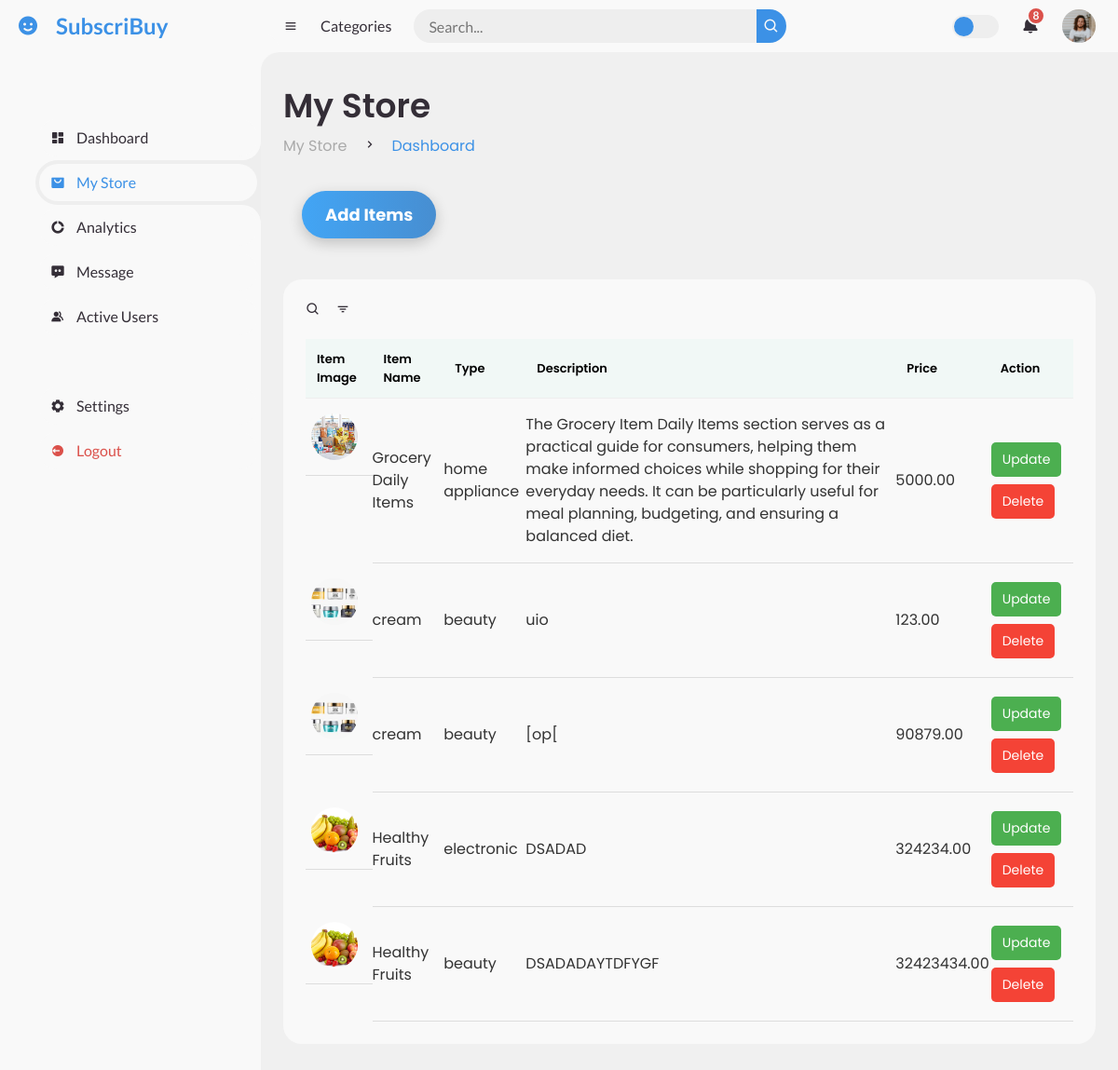
/admin/myStore.php, run on the app's committed database.
### tables this page shows
CREATE TABLE `items` (
  `n_id` int(11) NOT NULL,
  `name` varchar(255) NOT NULL,
  `type` varchar(255) NOT NULL,
  `description` text NOT NULL,
  `price` decimal(10,2) NOT NULL,
  `image` varchar(255) NOT NULL
);

### admin/fetch_items.php (the view, shortened to what this page needs)
<?php
include '../dbase.php';
$sql = "SELECT * FROM items";
$result = $conn->query($sql);
if ($result->num_rows > 0) {
    while ($row = $result->fetch_assoc()) {
        echo "<tr>";
        echo "<td><img src='" . htmlspecialchars($row['image']) . "' alt='Item Image' style='width: 50px; height: 50px;'></td>";
        echo "<td>" . htmlspecialchars($row['name']) . "</td>";
        echo "<td>" . htmlspecialchars($row['type']) . "</td>";
        echo "<td>" . htmlspecialchars($row['description']) . "</td>";
        echo "<td>" . htmlspecialchars($row['price']) . "</td>";
        echo "<td>
                <button class='update-btn' data-id='" . htmlspecialchars($row['n_id']) . "' style='
                    padding: 8px 12px;
                    font-size: 14px;
                    color: #fff;
                    background-color: #4CAF50;
                    border: none;
                    border-radius: 5px;
                    cursor: pointer;
                    transition: background-color 0.3s ease;
                    margin: 4px 2px;'
                    onmouseover=\"this.style.backgroundColor='#45a049';\"
                    onmouseout=\"this.style.backgroundColor='#4CAF50';\">Update</button>
                <button class='delete-btn' data-id='" . htmlspecialchars($row['n_id']) . "' style='
                    padding: 8px 12px;
                    font-size: 14px;
                    color: #fff;
                    background-color: #f44336;
                    border: none;
                    border-radius: 5px;
                    cursor: pointer;
                    transition: background-color 0.3s ease;
                    margin: 4px 2px;'
                    onmouseover=\"this.style.backgroundColor='#d32f2f';\"
                    onmouseout=\"this.style.backgroundColor='#f44336';\">Delete</button>
              </td>";
        echo "</tr>";
    }
} else {
    echo "<tr><td colspan='6'>No items found.</td></tr>";
}
?>

### admin/admin-header.php (shortened to what this page needs)
<?php
$activePage = isset($activePage) ? $activePage : '';
?>
<!DOCTYPE html>
<html lang="en">
<head>
	<link href='https://unpkg.com/boxicons@2.0.9/css/boxicons.min.css' rel='stylesheet'>
	<link href="https://cdn.jsdelivr.net/npm/bootstrap@5.3.0-alpha1/dist/css/bootstrap.min.css" rel="stylesheet">
	<link rel="stylesheet" href="style.css">
    <link rel="stylesheet" href="myStoreStyle.css">
</head>
<body>
<section id="sidebar">
	<a href="#" class="brand">
		<i class='bx bxs-smile'></i>
		<span class="text">SubscriBuy</span>
	</a>
	<ul class="side-menu top">
		<li class="<?= $activePage === 'dashboard' ? 'active' : '' ?>">
			<a href="index.php">
				<i class='bx bxs-dashboard'></i>
				<span class="text">Dashboard</span>
			</a>
		</li>
		<li class="<?= $activePage === 'myStore' ? 'active' : '' ?>">
			<a href="myStore.php">
				<i class='bx bxs-shopping-bag-alt'></i>
				<span class="text">My Store</span>
			</a>
		</li>
		<li>
			<a href="#">
				<i class='bx bxs-doughnut-chart'></i>
				<span class="text">Analytics</span>
			</a>
		</li>
		<li class="<?= $activePage === 'message' ? 'active' : '' ?>">
			<a href="admin-messages.php">
				<i class='bx bxs-message-dots'></i>
				<span class="text">Message</span>
			</a>
		</li>
		<li class="<?= $activePage === 'activeStatus' ? 'active' : '' ?>">
			<a href="activeUsers.php">
				<i class='bx bxs-group'></i>
				<span class="text">Active Users</span>
			</a>
		</li>
	</ul>
	<ul class="side-menu">
		<li>
			<a href="admin.php">
				<i class='bx bxs-cog'></i>
				<span class="text">Settings</span>
			</a>
		</li>
		<li>
			<a href="logout.php" class="logout">
				<i class='bx bxs-log-out-circle'></i>
				<span class="text">Logout</span>
			</a>
		</li>
	</ul>
</section>
<section id="content">
    <nav>
        <i class='bx bx-menu'></i>
        <a href="#" class="nav-link">Categories</a>
        <form action="#">
            <div class="form-input">
                <input type="search" placeholder="Search...">
                <button type="submit" class="search-btn"><i class='bx bx-search'></i></button>
            </div>
        </form>
        <label for="switch-mode" class="switch-mode"></label>
        <a href="#" class="notification">
            <i class='bx bxs-bell'></i>
            <span class="num">8</span>
        </a>
        <a href="#" class="profile">
            <img src="img/people.png">
        </a>
    </nav>

### admin/myStore.php (shortened to what this page needs)
<?php
$activePage = 'myStore';
include('admin-header.php');
?>
    <main>
        <div class="head-title">
            <div class="left">
                <h1>My Store</h1>
                <ul class="breadcrumb">
                    <li>
                        <a href="">My Store</a>
                    </li>
                    <li><i class='bx bx-chevron-right'></i></li>
                    <li>
                        <a class="active" href="index.php">Dashboard</a>
                    </li>
                </ul>
            </div>
        </div>
        <button id="addItemBtn" class="add-item-button">Add Items</button>
<div class="table-data">
    <div class="order">
        <div class="head">
            <i class='bx bx-search'></i>
            <i class='bx bx-filter'></i>
        </div>
        <table>
            <thead>
                <tr>
                    <th>Item Image</th>
                    <th>Item Name</th>
                    <th>Type</th>
                    <th>Description</th>
                    <th>Price</th>
                    <th>Action</th>
                </tr>
            </thead>
            <tbody id="itemsTableBody">
                <?php include 'fetch_items.php'; ?>
            </tbody>
        </table>
    </div>
</div>
    </main>
</section>
<?php
include 'admin-footer.php';
?>

### admin/admin-footer.php (shortened to what this page needs)
</body>
</html>

### admin/mystorestyle.css (style rules this page uses)
body { font-family: 'Poppins', sans-serif; background-color: #f0f0f0; }
.add-item-button { padding: 12px 25px; background-image: linear-gradient(to right, #42a5f5, #478ed1); color: white; border: none; cursor: pointer; font-size: 18px; font-weight: bold; border-radius: 30px; box-shadow: 0px 5px 15px rgba(0, 0, 0, 0.2); transition: background 0.3s, transform 0.3s; margin: 20px; }
.table-data img { border-radius: 5px; object-fit: cover; }

### data on the page
items: image (picture), name "Grocery Daily Items", type "home appliance", description "The Grocery Item Daily Items section serves as a practical guide for consumers, helping them make informed choices while shopping for their everyday needs. It can be particularly useful for meal planning, budgeting, and ensuring a balanced diet.", price "5000.00"
items: image (picture), name "cream", type "beauty", description "uio", price "123.00"
items: image (picture), name "cream", type "beauty", description "[op[", price "90879.00"
items: image (picture), name "Healthy Fruits", type "electronic", description "DSADAD", price "324234.00"
items: image (picture), name "Healthy Fruits", type "beauty", description "DSADADAYTDFYGF", price "32423434.00"
